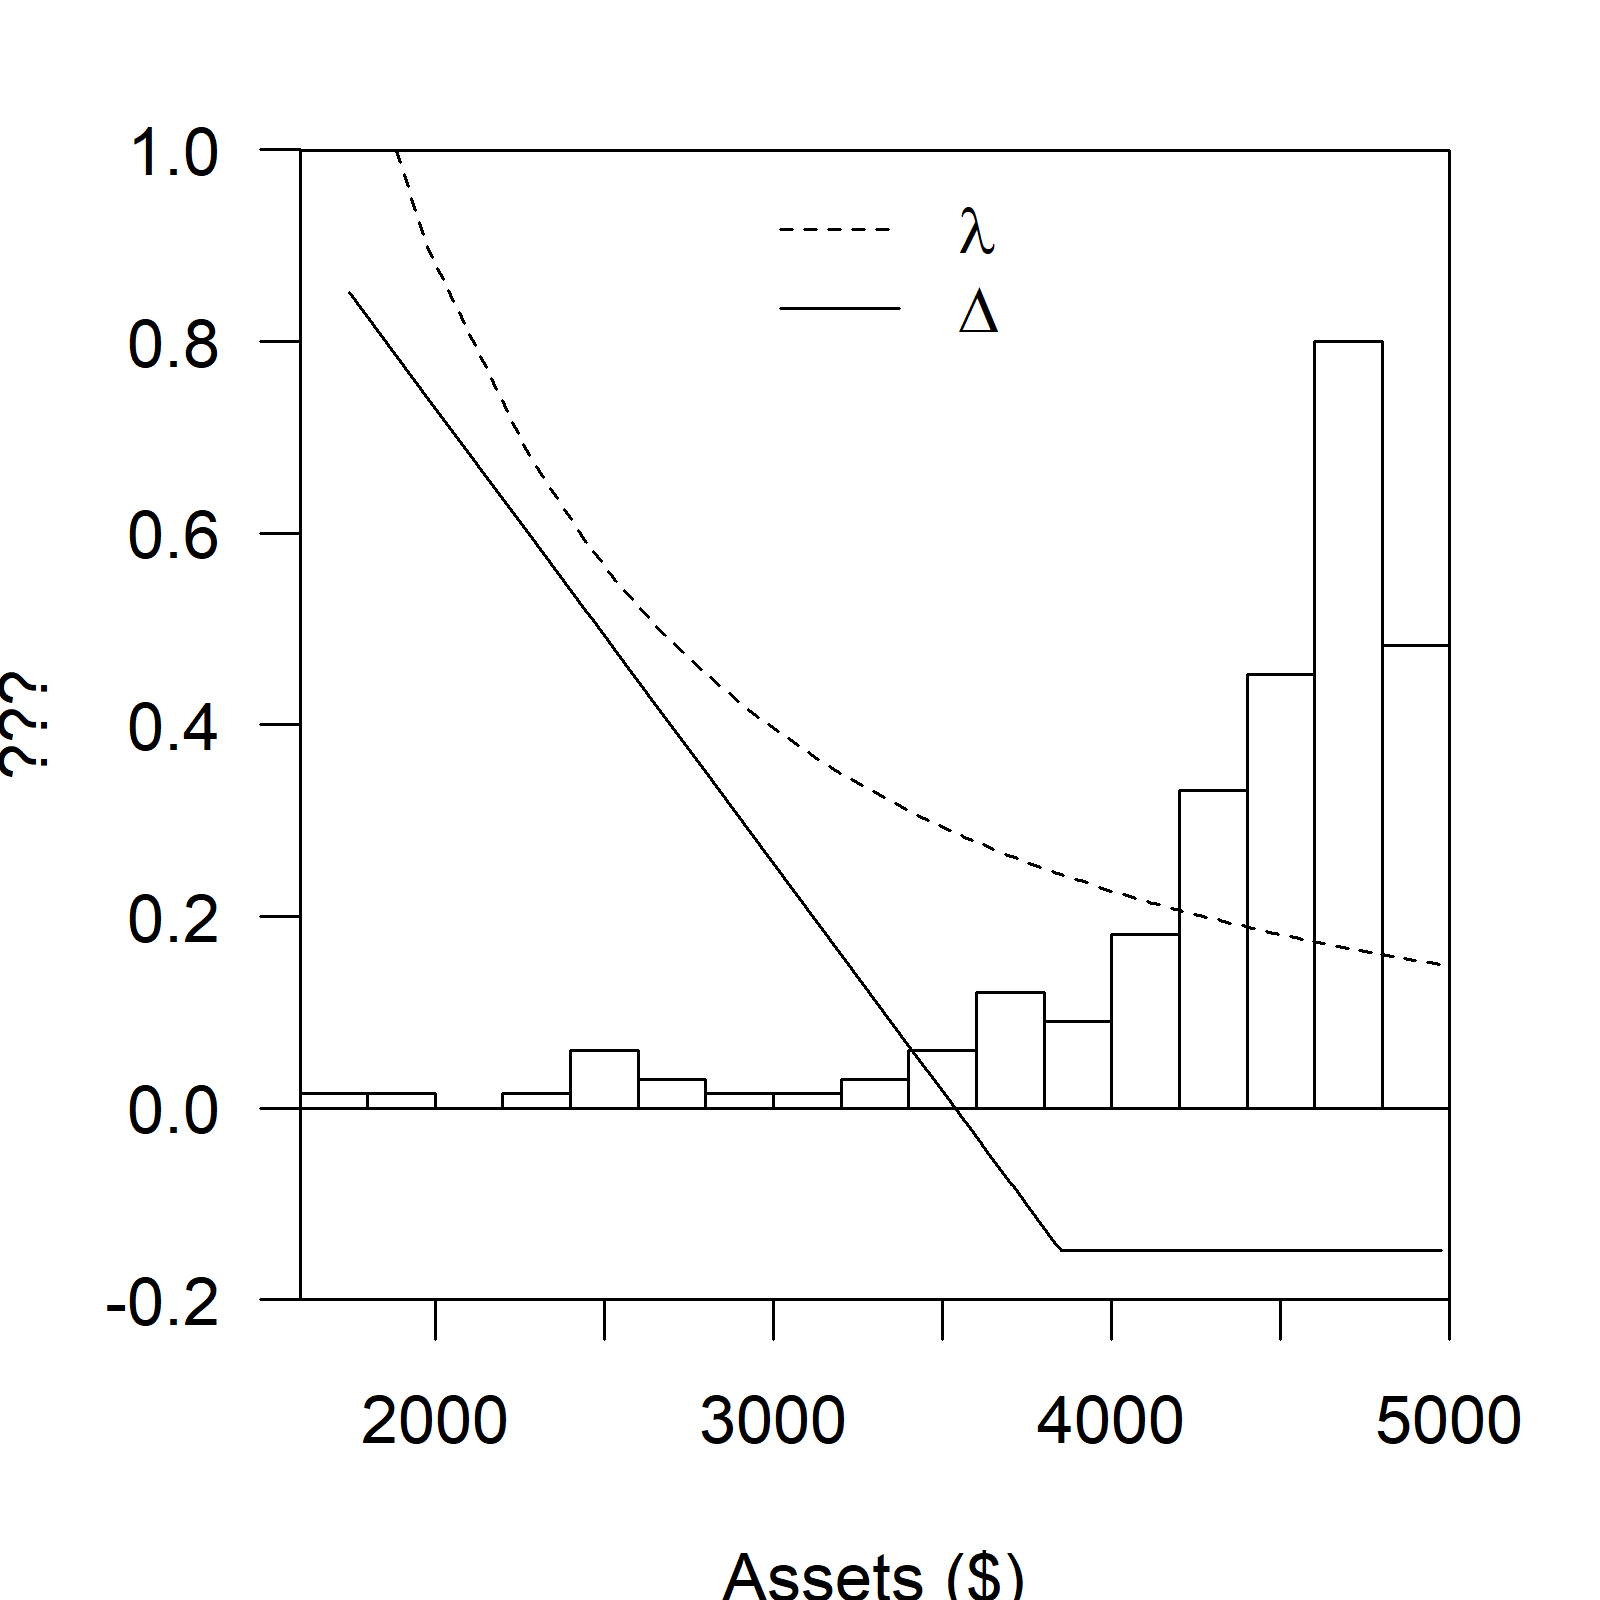

Recreate this plot in R.

if (system('hostname', TRUE) == "LAPTOP-IVSPBGCA") { setwd('C:/github/IBLI')
} else {  }

rm(list=ls(all=TRUE))

dff <- readRDS("m_data.rds")
dff <- na.omit(dff)
trigger <- 0.23 
#Compute payouts; 1TLU=1000$
dff$payouts <- pmax(0, dff$mortality_rate - trigger)  * 5000
#Compute Actuarialy fair  Premium with markup 25%
premium <- mean(dff$payouts, na.rm=TRUE) * 1.25
#Compute capital with insurance
dff$capital     <- (1 - dff$mortality)*5000
dff$capital_ins <- (dff$capital + dff$payouts) - premium

dff$hist <- (1-dff$mortality_rate)*5000
dff$lambda <- dff$capital^-2
dff$delta <- dff$capital_ins - dff$capital 

# Now combine all plots to transform to a rescaled y-axis, between 0 and 1?
fscale <- function(x){
  (x - min(x))/(max(x)-min(x))
}
#Mean normalization formula to -1 and 1
scale2mean <- function(x){
  (x - mean(x,na.rm=T))/(max(x,na.rm=T)-min(x,na.rm=T))
}

ddo <- dff[order(dff$hist),]  
ddo$lambda <- fscale(ddo$lambda)+0.15
ddo$delta <- scale2mean(ddo$delta)-0.1

h <- hist(dff$hist, breaks=20, plot=FALSE)
h$counts <- fscale(h$density) *.8

#
png("figs/figure2.png", units="px", width=1600, height=1600, res=300, pointsize=16)

par(mai=c(1.1,1,0.5,0.5))
plot(h, ylab="???", xlab="Assets ($)", las=1, yaxs="i", xaxs="i", ylim=c(-0.2,1), xlim=c(1600,5000), main="")
box()
lines(lambda~hist, data=ddo, lty=2)
lines(delta~hist, data=ddo)
legend("top", legend=c(expression(paste(symbol(lambda))), expression(paste(symbol(Delta)))), lty=c(2, 1), bty="n")

dev.off()

#Working independently but needs to be combined
#=====
#Lambda plot
#plot(dff$hist[order(dff$hist)], dff$lambda[order(dff$hist)], type = "l")

#delta plot
#plot(dff$hist[order(dff$hist)], dff$delta[order(dff$hist)], type = "l")

#Mortality histogram
#hist(dff$hist, breaks=20, xlab="Mortality", ylab="", main="", probability = T)

#Now combine all plots to one with similar y-axis
# ddf is from your script

library(ggplot2)

#
#png("figs/figure2.png", units="px", width=1600, height=1600, res=300, pointsize=24)

ggplot(data = ddo, aes(x = hist)) +
  geom_histogram(aes(y=..ncount..),
                 col="black",
                 bins = 25,
                 alpha=.2,
                 fill="white") +
  geom_line(data = ddo, aes(x = hist, y = lambda, linetype = "lambda")) + 
  geom_line(data = ddo, aes(x = hist, y = delta, linetype = "delta")) + 
  scale_linetype_manual(values=c("solid", "longdash"),name = '', labels = expression(lambda,  Delta))+
  labs(y="", x="Assets") +
  scale_x_continuous(expand = expansion(mult = c(0, 0)))+ 
  #scale_y_continuous(expand = expansion(mult = c(0, 0)))+
  scale_y_continuous(expand = c(0, 0), limits = c(-0.17, NA))+
  theme(legend.position= "right",
        panel.background = element_rect(fill = 'white',linetype = 1, colour='black'),
        #panel.background = element_blank(),
        axis.text.x=element_text(size=12,colour="black"),
        axis.text.y=element_text(size=12, colour="black"),
        axis.title=element_text(size=13),
        legend.text = element_text(size=16),
        legend.key=element_blank()
        )

#dev.off()

#ggsave("figs/figure2.png",dpi=300)


  # 
  # theme(legend.position= "right", panel.background = element_rect(fill = "white"), 
  #       axis.line.x = element_line(), axis.line.y=element_line(),
  #       axis.text.x = element_blank(),
  #       axis.text.y = element_blank(),
  #       axis.ticks.x=element_blank(),
  #       axis.ticks.y=element_blank(),
  #       legend.text = element_text(size=14))  

  

